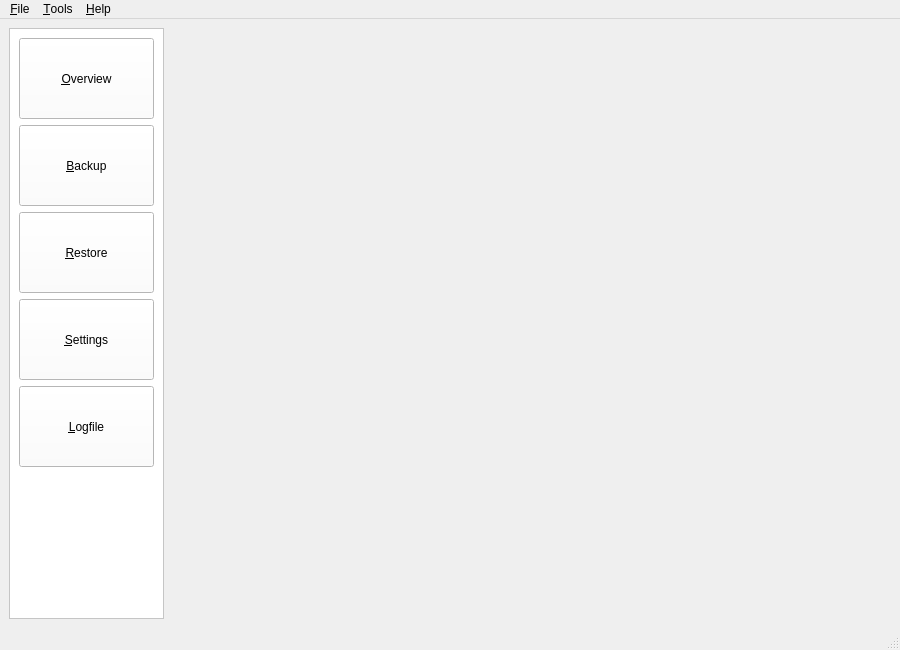
<?xml version="1.0" encoding="UTF-8"?>
<ui version="4.0">
 <class>MainWindow</class>
 <widget class="QMainWindow" name="MainWindow">
  <property name="geometry">
   <rect>
    <x>0</x>
    <y>0</y>
    <width>900</width>
    <height>650</height>
   </rect>
  </property>
  <property name="minimumSize">
   <size>
    <width>900</width>
    <height>650</height>
   </size>
  </property>
  <property name="windowTitle">
   <string>Sepiola Online Backup Client</string>
  </property>
  <property name="windowIcon">
   <iconset resource="resources/screen.qrc">
    <normaloff>:/main/icon.png</normaloff>:/main/icon.png</iconset>
  </property>
  <property name="iconSize">
   <size>
    <width>32</width>
    <height>32</height>
   </size>
  </property>
  <widget class="QWidget" name="centralwidget">
   <layout class="QHBoxLayout">
    <item>
     <widget class="QFrame" name="frameToolbar">
      <property name="sizePolicy">
       <sizepolicy hsizetype="Minimum" vsizetype="Expanding">
        <horstretch>0</horstretch>
        <verstretch>0</verstretch>
       </sizepolicy>
      </property>
      <property name="minimumSize">
       <size>
        <width>155</width>
        <height>16</height>
       </size>
      </property>
      <property name="styleSheet">
       <string>background-color: white</string>
      </property>
      <property name="frameShape">
       <enum>QFrame::StyledPanel</enum>
      </property>
      <property name="frameShadow">
       <enum>QFrame::Sunken</enum>
      </property>
      <property name="lineWidth">
       <number>1</number>
      </property>
      <layout class="QVBoxLayout">
       <item>
        <widget class="QToolButton" name="btnOverview">
         <property name="sizePolicy">
          <sizepolicy hsizetype="Preferred" vsizetype="Fixed">
           <horstretch>0</horstretch>
           <verstretch>0</verstretch>
          </sizepolicy>
         </property>
         <property name="minimumSize">
          <size>
           <width>110</width>
           <height>81</height>
          </size>
         </property>
         <property name="text">
          <string>&amp;Overview</string>
         </property>
         <property name="icon">
          <iconset resource="resources/screen.qrc">
           <normaloff>:/main/home.png</normaloff>:/main/home.png</iconset>
         </property>
         <property name="iconSize">
          <size>
           <width>48</width>
           <height>48</height>
          </size>
         </property>
         <property name="toolButtonStyle">
          <enum>Qt::ToolButtonTextUnderIcon</enum>
         </property>
        </widget>
       </item>
       <item>
        <widget class="QToolButton" name="btnBackup">
         <property name="sizePolicy">
          <sizepolicy hsizetype="Preferred" vsizetype="Fixed">
           <horstretch>0</horstretch>
           <verstretch>0</verstretch>
          </sizepolicy>
         </property>
         <property name="minimumSize">
          <size>
           <width>110</width>
           <height>81</height>
          </size>
         </property>
         <property name="text">
          <string>&amp;Backup</string>
         </property>
         <property name="icon">
          <iconset resource="resources/screen.qrc">
           <normaloff>:/main/backup.png</normaloff>:/main/backup.png</iconset>
         </property>
         <property name="iconSize">
          <size>
           <width>48</width>
           <height>48</height>
          </size>
         </property>
         <property name="toolButtonStyle">
          <enum>Qt::ToolButtonTextUnderIcon</enum>
         </property>
        </widget>
       </item>
       <item>
        <widget class="QToolButton" name="btnRestore">
         <property name="sizePolicy">
          <sizepolicy hsizetype="Preferred" vsizetype="Fixed">
           <horstretch>0</horstretch>
           <verstretch>0</verstretch>
          </sizepolicy>
         </property>
         <property name="minimumSize">
          <size>
           <width>110</width>
           <height>81</height>
          </size>
         </property>
         <property name="text">
          <string>&amp;Restore</string>
         </property>
         <property name="icon">
          <iconset resource="resources/screen.qrc">
           <normaloff>:/main/restore.png</normaloff>:/main/restore.png</iconset>
         </property>
         <property name="iconSize">
          <size>
           <width>48</width>
           <height>48</height>
          </size>
         </property>
         <property name="toolButtonStyle">
          <enum>Qt::ToolButtonTextUnderIcon</enum>
         </property>
        </widget>
       </item>
       <item>
        <widget class="QToolButton" name="btnSettings">
         <property name="sizePolicy">
          <sizepolicy hsizetype="Preferred" vsizetype="Fixed">
           <horstretch>0</horstretch>
           <verstretch>0</verstretch>
          </sizepolicy>
         </property>
         <property name="minimumSize">
          <size>
           <width>110</width>
           <height>81</height>
          </size>
         </property>
         <property name="text">
          <string>&amp;Settings</string>
         </property>
         <property name="icon">
          <iconset resource="resources/screen.qrc">
           <normaloff>:/main/settings.png</normaloff>:/main/settings.png</iconset>
         </property>
         <property name="iconSize">
          <size>
           <width>48</width>
           <height>48</height>
          </size>
         </property>
         <property name="toolButtonStyle">
          <enum>Qt::ToolButtonTextUnderIcon</enum>
         </property>
        </widget>
       </item>
       <item>
        <widget class="QToolButton" name="btnLogfile">
         <property name="sizePolicy">
          <sizepolicy hsizetype="Preferred" vsizetype="Fixed">
           <horstretch>0</horstretch>
           <verstretch>0</verstretch>
          </sizepolicy>
         </property>
         <property name="minimumSize">
          <size>
           <width>110</width>
           <height>81</height>
          </size>
         </property>
         <property name="text">
          <string>&amp;Logfile</string>
         </property>
         <property name="icon">
          <iconset resource="resources/screen.qrc">
           <normaloff>:/main/logfile.png</normaloff>:/main/logfile.png</iconset>
         </property>
         <property name="iconSize">
          <size>
           <width>48</width>
           <height>48</height>
          </size>
         </property>
         <property name="toolButtonStyle">
          <enum>Qt::ToolButtonTextUnderIcon</enum>
         </property>
        </widget>
       </item>
       <item>
        <spacer>
         <property name="orientation">
          <enum>Qt::Vertical</enum>
         </property>
         <property name="sizeHint" stdset="0">
          <size>
           <width>129</width>
           <height>141</height>
          </size>
         </property>
        </spacer>
       </item>
      </layout>
     </widget>
    </item>
    <item>
     <widget class="QFrame" name="frameMain">
      <property name="sizePolicy">
       <sizepolicy hsizetype="Expanding" vsizetype="Expanding">
        <horstretch>0</horstretch>
        <verstretch>0</verstretch>
       </sizepolicy>
      </property>
      <property name="frameShape">
       <enum>QFrame::NoFrame</enum>
      </property>
      <property name="frameShadow">
       <enum>QFrame::Raised</enum>
      </property>
      <property name="lineWidth">
       <number>0</number>
      </property>
     </widget>
    </item>
   </layout>
  </widget>
  <widget class="QMenuBar" name="menubar">
   <property name="geometry">
    <rect>
     <x>0</x>
     <y>0</y>
     <width>900</width>
     <height>25</height>
    </rect>
   </property>
   <widget class="QMenu" name="menuHelp">
    <property name="title">
     <string>&amp;Help</string>
    </property>
    <addaction name="actionAbout"/>
   </widget>
   <widget class="QMenu" name="menuFile">
    <property name="title">
     <string>&amp;File</string>
    </property>
    <addaction name="actionExit"/>
   </widget>
   <widget class="QMenu" name="menuTools">
    <property name="title">
     <string>&amp;Tools</string>
    </property>
    <addaction name="actionOverview"/>
    <addaction name="actionBackup"/>
    <addaction name="actionRestore"/>
    <addaction name="actionSettings"/>
    <addaction name="actionLogfile"/>
   </widget>
   <addaction name="menuFile"/>
   <addaction name="menuTools"/>
   <addaction name="menuHelp"/>
  </widget>
  <widget class="QStatusBar" name="statusbar"/>
  <action name="actionExit">
   <property name="icon">
    <iconset resource="resources/screen.qrc">
     <normaloff>:/main/exit.png</normaloff>:/main/exit.png</iconset>
   </property>
   <property name="text">
    <string>E&amp;xit</string>
   </property>
  </action>
  <action name="actionOverview">
   <property name="icon">
    <iconset resource="resources/screen.qrc">
     <normaloff>:/main/home.png</normaloff>:/main/home.png</iconset>
   </property>
   <property name="text">
    <string>&amp;Overview</string>
   </property>
  </action>
  <action name="actionBackup">
   <property name="icon">
    <iconset resource="resources/screen.qrc">
     <normaloff>:/main/backup.png</normaloff>:/main/backup.png</iconset>
   </property>
   <property name="text">
    <string>&amp;Backup</string>
   </property>
  </action>
  <action name="actionRestore">
   <property name="icon">
    <iconset resource="resources/screen.qrc">
     <normaloff>:/main/restore.png</normaloff>:/main/restore.png</iconset>
   </property>
   <property name="text">
    <string>&amp;Restore</string>
   </property>
  </action>
  <action name="actionSettings">
   <property name="icon">
    <iconset resource="resources/screen.qrc">
     <normaloff>:/main/settings.png</normaloff>:/main/settings.png</iconset>
   </property>
   <property name="text">
    <string>&amp;Settings</string>
   </property>
  </action>
  <action name="actionAbout">
   <property name="icon">
    <iconset resource="resources/screen.qrc">
     <normaloff>:/main/about.png</normaloff>:/main/about.png</iconset>
   </property>
   <property name="text">
    <string>&amp;About</string>
   </property>
   <property name="iconText">
    <string>About</string>
   </property>
   <property name="toolTip">
    <string>About</string>
   </property>
  </action>
  <action name="actionHelpContents">
   <property name="icon">
    <iconset>
     <normaloff/>
    </iconset>
   </property>
   <property name="text">
    <string>&amp;Help Contents</string>
   </property>
  </action>
  <action name="actionViewLogfile">
   <property name="text">
    <string>View Logfile</string>
   </property>
  </action>
  <action name="actionLogfile">
   <property name="icon">
    <iconset resource="resources/screen.qrc">
     <normaloff>:/main/logfile.png</normaloff>:/main/logfile.png</iconset>
   </property>
   <property name="text">
    <string>&amp;Logfile</string>
   </property>
  </action>
 </widget>
 <resources>
  <include location="resources/screen.qrc"/>
 </resources>
 <connections>
  <connection>
   <sender>actionExit</sender>
   <signal>triggered()</signal>
   <receiver>MainWindow</receiver>
   <slot>close()</slot>
   <hints>
    <hint type="sourcelabel">
     <x>-1</x>
     <y>-1</y>
    </hint>
    <hint type="destinationlabel">
     <x>423</x>
     <y>357</y>
    </hint>
   </hints>
  </connection>
 </connections>
</ui>
